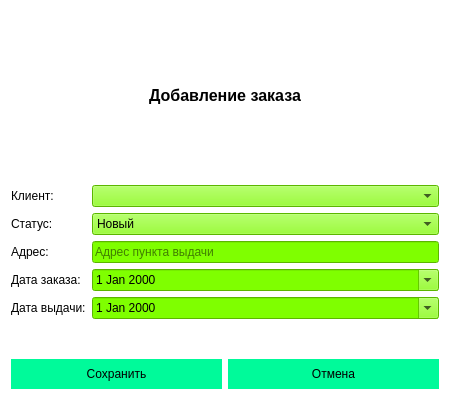
<?xml version="1.0" encoding="UTF-8"?>
<ui version="4.0">
 <class>OrderDialog</class>
 <widget class="QDialog" name="OrderDialog">
  <property name="geometry">
   <rect>
    <x>0</x>
    <y>0</y>
    <width>450</width>
    <height>400</height>
   </rect>
  </property>
  <property name="fixedSize">
   <size>
    <width>450</width>
    <height>400</height>
   </size>
  </property>
  <property name="windowTitle">
   <string>Добавление заказа</string>
  </property>
  <property name="styleSheet">
   <string notr="true">QDialog{background:#FFF;font-family:'Times New Roman'} QLineEdit,QComboBox,QDateEdit{background:#7FFF00} QPushButton{background:#00FA9A;border:none;padding:8px} QPushButton:hover{background:#2E8B57;color:#FFF}</string>
  </property>
  <layout class="QVBoxLayout" name="verticalLayout">
   <item>
    <widget class="QLabel" name="titleLabel">
     <property name="text">
      <string>Добавление заказа</string>
     </property>
     <property name="alignment">
      <set>Qt::AlignCenter</set>
     </property>
     <property name="styleSheet">
      <string notr="true">font-size:16px;font-weight:bold</string>
     </property>
    </widget>
   </item>
   <item>
    <layout class="QFormLayout" name="formLayout">
     <item row="0" column="0">
      <widget class="QLabel" name="clientLabel">
       <property name="text">
        <string>Клиент:</string>
       </property>
      </widget>
     </item>
     <item row="0" column="1">
      <widget class="QComboBox" name="clientCombo"/>
     </item>
     <item row="1" column="0">
      <widget class="QLabel" name="statusLabel">
       <property name="text">
        <string>Статус:</string>
       </property>
      </widget>
     </item>
     <item row="1" column="1">
      <widget class="QComboBox" name="statusCombo">
       <item>
        <property name="text">
         <string>Новый</string>
        </property>
       </item>
       <item>
        <property name="text">
         <string>В обработке</string>
        </property>
       </item>
       <item>
        <property name="text">
         <string>Готов к выдаче</string>
        </property>
       </item>
       <item>
        <property name="text">
         <string>Выдан</string>
        </property>
       </item>
      </widget>
     </item>
     <item row="2" column="0">
      <widget class="QLabel" name="addressLabel">
       <property name="text">
        <string>Адрес:</string>
       </property>
      </widget>
     </item>
     <item row="2" column="1">
      <widget class="QLineEdit" name="addressEdit">
       <property name="placeholderText">
        <string>Адрес пункта выдачи</string>
       </property>
      </widget>
     </item>
     <item row="3" column="0">
      <widget class="QLabel" name="orderDateLabel">
       <property name="text">
        <string>Дата заказа:</string>
       </property>
      </widget>
     </item>
     <item row="3" column="1">
      <widget class="QDateEdit" name="orderDateEdit">
       <property name="calendarPopup">
        <bool>true</bool>
       </property>
      </widget>
     </item>
     <item row="4" column="0">
      <widget class="QLabel" name="issueDateLabel">
       <property name="text">
        <string>Дата выдачи:</string>
       </property>
      </widget>
     </item>
     <item row="4" column="1">
      <widget class="QDateEdit" name="issueDateEdit">
       <property name="calendarPopup">
        <bool>true</bool>
       </property>
      </widget>
     </item>
    </layout>
   </item>
   <item>
    <layout class="QHBoxLayout" name="buttonLayout">
     <item>
      <widget class="QPushButton" name="okButton">
       <property name="text">
        <string>Сохранить</string>
       </property>
      </widget>
     </item>
     <item>
      <widget class="QPushButton" name="cancelButton">
       <property name="text">
        <string>Отмена</string>
       </property>
      </widget>
     </item>
    </layout>
   </item>
  </layout>
 </widget>
</ui>
